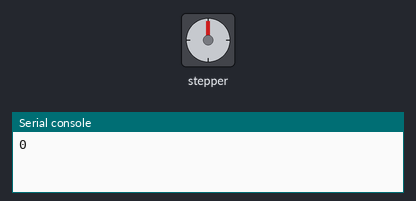
This program was run on a simulated Raspberry Pi Pico running CircuitPython. Parts: stepper motor, the last lines printed to the serial console. The stepper is drawn at 2048 steps a turn.

Above: at 0.05 s.
At 1.55 s:
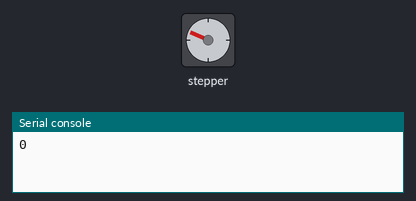
At 3.05 s:
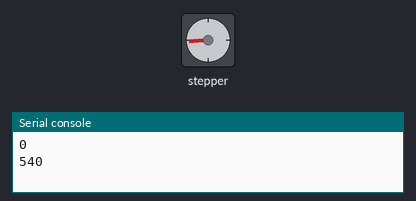
At 6.1 s:
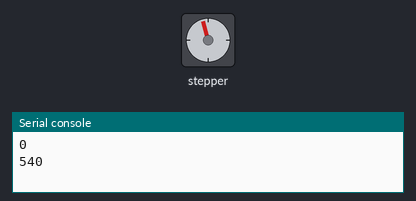
Timing chart, 0 to 9.8 s (numbered marks = the images above):
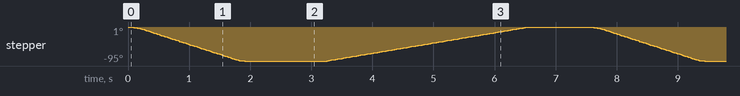

Measured:
- by itself, stepper: turns 95° counter-clockwise in 1.8 s, then 95° clockwise in 3.2 s, repeating every 7.5 s

The program:

motors-stepper.py
```python
## --------  Stepper Motor ---------- ##
#   tested with tinkertanks frisbee   #

import time, board, digitalio
from tt_stepper import Stepper

my_stepper = Stepper(2048) #2048 steps per rotation


# Rotate Stepper 1 full turn in each direction, pausing 30 sec between directions


print(my_stepper.position) #get the position

while True:
    my_stepper.move_to(540, 200, 200)
    print(my_stepper.position)
    time.sleep(1)
    my_stepper.move_to(0)
    print(my_stepper.position)
    time.sleep(1)


# explanation

my_stepper.move_to(540, speed = 100, accel= 100)    	# max-speed is 100   max-acceleration is 100 (0 is without smooth acceleration)
my_stepper.move_relative(540, speed = 100, accel= 100)  # relative
my_stepper.position()									# get stepper position
my_stepper.disable()									# disable steppers


print(my_stepper.position)
```

tt_stepper.py
```python
#28byj-48 Library

# stepper.py
import board
import time
import digitalio


class Stepper:

    position = 0
    speed = 2
    acceleration = 0

    pin1 = digitalio.DigitalInOut(board.GP0)
    pin2 = digitalio.DigitalInOut(board.GP1)
    pin3 = digitalio.DigitalInOut(board.GP3)
    pin4 = digitalio.DigitalInOut(board.GP4)
    pin1.direction = digitalio.Direction.OUTPUT
    pin2.direction = digitalio.Direction.OUTPUT
    pin3.direction = digitalio.Direction.OUTPUT
    pin4.direction = digitalio.Direction.OUTPUT

    def __init__(self, steps):
        self.steps_per_rotation = steps

    def statefromsteppin(self, pin, step):
        output = (step + pin - 2) % 4 == 1 or (step + pin - 2) % 4 == 2
        return output

    def move_to(self, target_pos, speed=50, accel=0):
        self.move_relative(target_pos - self.position, speed, accel)

    def move_relative(self, steps, speed=50, accel=0):

        speed = min(speed,100)
        direction = 1 if steps > 0 else -1
        curr_speed = 0.1

        for i in range(0, steps, direction):
            self.position += direction
            self.pin1.value = self.statefromsteppin(1, self.position)
            self.pin2.value = self.statefromsteppin(2, self.position)
            self.pin3.value = self.statefromsteppin(3, self.position)
            self.pin4.value = self.statefromsteppin(4, self.position)

            if accel == 0:
                time.sleep(60 / (speed * self.steps_per_rotation *0.1))
            else:
                curr_speed += min(accel,100)/200 if i < steps / 2 else -min(accel,100)/200
                curr_speed_limited = min(curr_speed, speed * 0.1) # limit to speed
                time.sleep(60 / (curr_speed_limited * self.steps_per_rotation))

    def disable(self):
            self.pin1.value = 0
            self.pin2.value = 0
            self.pin3.value = 0
            self.pin4.value = 0

    def set_position(self, set_pos):
        self.position = set_pos


        
```
